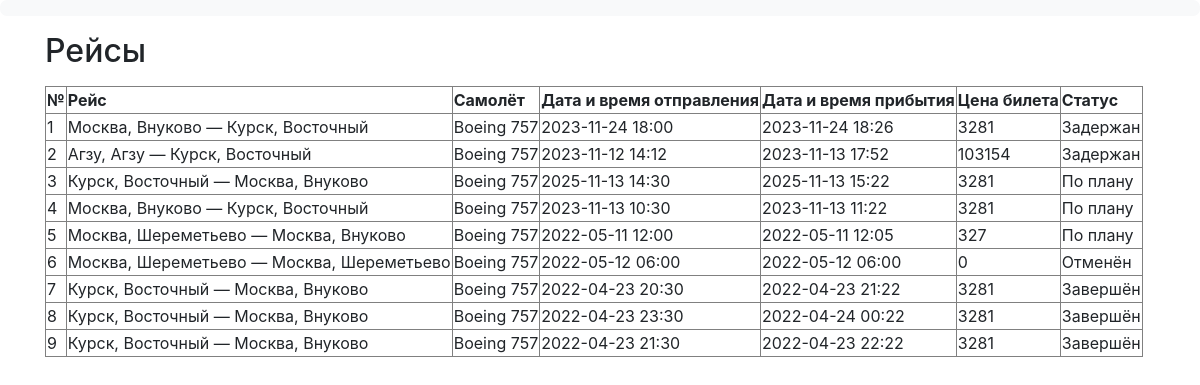
/manager/flights, run on an earlier commit of the app's database.
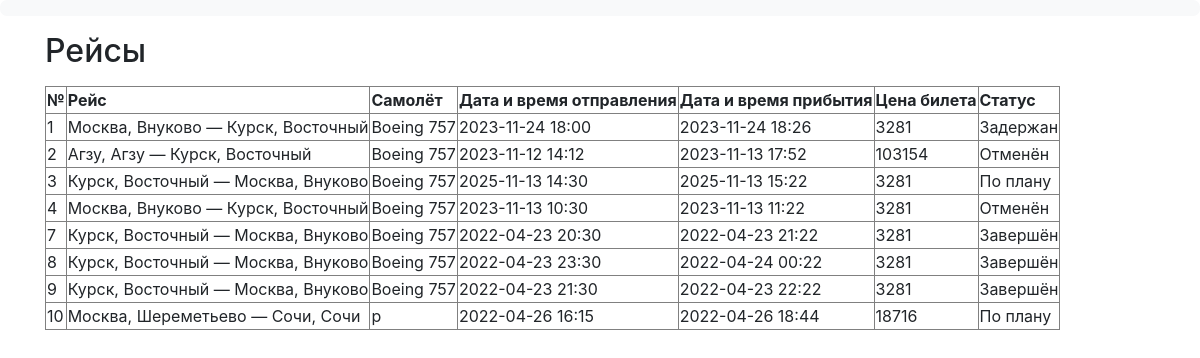
And on a later commit of the database.
### data/flights.py (models this page shows)
class Flight(SqlAlchemyBase):
    __tablename__ = 'Flights'
    id = sa.Column(sa.Integer, primary_key=True, autoincrement=True, unique=True, nullable=False)
    dept_airport_id = sa.Column(sa.Integer, sa.ForeignKey('Airports.id'), nullable=False)
    dest_airport_id = sa.Column(sa.Integer, sa.ForeignKey('Airports.id'), nullable=False)
    plane_id = sa.Column(sa.Integer, sa.ForeignKey('Planes.id'), nullable=False)
    dept_datetime = sa.Column(sa.DateTime, nullable=False)
    dest_datetime = sa.Column(sa.DateTime, nullable=False)
    price = sa.Column(sa.Integer, nullable=False)
    status_id = sa.Column(sa.Integer, sa.ForeignKey('Statuses.id'), nullable=False)

### data/airports.py (models this page shows)
class Airport(SqlAlchemyBase):
    __tablename__ = 'Airports'
    id = sa.Column(sa.Integer, primary_key=True, autoincrement=True, unique=True, nullable=False)
    name = sa.Column(sa.String, nullable=False)
    city = sa.Column(sa.String, nullable=False)

### data/planes.py (models this page shows)
class Plane(SqlAlchemyBase):
    __tablename__ = 'Planes'
    id = sa.Column(sa.Integer, primary_key=True, autoincrement=True, unique=True, nullable=False)
    name = sa.Column(sa.String, unique=True, nullable=False)
    rows_num = sa.Column(sa.Integer, nullable=False)
    columns_num = sa.Column(sa.Integer, nullable=False)
    flight_cost_per_1000_km = sa.Column(sa.Integer, nullable=False)
    average_speed = sa.Column(sa.Integer, nullable=False)

### data/statuses.py (models this page shows)
class Status(SqlAlchemyBase):
    __tablename__ = 'Statuses'
    id = sa.Column(sa.Integer, primary_key=True, autoincrement=True, unique=True, nullable=False)
    name = sa.Column(sa.String, unique=True, nullable=False)

### main.py (the view)
@app.route('/manager/flights', methods=['GET', 'POST'])
def manager_flights():
    db_sess = db_session.create_session()
    update_flights_status()
    return render_template('manager_flights.html',
                           dept_airports=db_sess.query(airports.Airport)
                           .join(flights.Flight, flights.Flight.dept_airport_id == airports.Airport.id),
                           dest_airports=db_sess.query(airports.Airport)
                           .join(flights.Flight, flights.Flight.dest_airport_id == airports.Airport.id),
                           table=db_sess.query(flights.Flight, planes.Plane, statuses.Status).filter(
                               flights.Flight.plane_id == planes.Plane.id,
                               flights.Flight.status_id == statuses.Status.id))

### data/db_session.py (called while the page is built)
def create_session() -> Session:
    global __factory
    return __factory()

### main.py (called while the page is built)
def update_flights_status():
    ZERO_TD = datetime.timedelta(minutes=0)
    BOARDING_TD = datetime.timedelta(minutes=40)
    db_sess = db_session.create_session()
    now = datetime.datetime.now()
    status_query = db_sess.query(statuses.Status)
    for flight, status in db_sess.query(flights.Flight, statuses.Status).filter(
            flights.Flight.status_id == statuses.Status.id).all():
        if status.name in ('Отменён', 'Завершён'):
            continue
        if flight.dest_datetime < now:
            flight.status_id = status_query.filter(statuses.Status.name == 'Завершён').first().id
        elif ZERO_TD < flight.dept_datetime - now < BOARDING_TD:
            flight.status_id = status_query.filter(statuses.Status.name == 'Посадка').first().id
    db_sess.commit()

### templates/manager_flights.html (shortened to what this page needs)
{% extends "base_manager.html" %}
{% block content %}
<p><h2>Рейсы</h2><p>
    <table border="">
        <tr>
            <td><b>№</b></td>
            <td><b>Рейс</b></td>
            <td><b>Самолёт</b></td>
            <td><b>Дата и время отправления</b></td>
            <td><b>Дата и время прибытия</b></td>
            <td><b>Цена билета</b></td>
            <td><b>Статус</b></td>
        </tr>
        {% for flight, plane, status in table.all() %}
        <tr>
            {% set i = loop.index0 %}
            <td>{{ flight.id }}</td>
            <td>{{ dept_airports[i].city }}, {{ dept_airports[i].name }} —
                {{ dest_airports[i].city }}, {{ dest_airports[i].name }}</td>
            <td>{{ plane.name }}</td>
            <td>{{ ':'.join(flight.dept_datetime.__str__().split(':')[:-1]) }}</td>
            <td>{{ ':'.join(flight.dest_datetime.__str__().split(':')[:-1]) }}</td>
            <td>{{ flight.price }}</td>
            <td>{{ status.name }}</td>
        </tr>
        {% endfor %}
    </table>
{% endblock %}

### templates/base_manager.html (shortened to what this page needs)
{% extends "base.html" %}

### templates/base.html (shortened to what this page needs)
<!doctype html>
<html lang="en">
<head>
    <link rel="stylesheet"
          href="https://stackpath.bootstrapcdn.com/bootstrap/4.4.1/css/bootstrap.min.css"
>
</head>
<body>
<header>
    <nav class="navbar navbar-light bg-light">
    </nav>
</header>
<main role="main" class="container">
    {% block content %}{% endblock %}
</main>
</body>
</html>

### templates/base.html (style rules this page uses)
.navbar { margin-left: 0; margin-right: 0; display: flex; justify-content: space-evenly; border-radius: 7px; }

What changed in the data, as far as the page shows it:
removed Flight: id "5", {{ dept_airports[i].city }} "Москва", {{ dept_airports[i].name }} "Шереметьево", {{ dest_airports[i].city }} "Москва", {{ dest_airports[i].name }} "Внуково", name "Boeing 757", dept_datetime "2022-05-11 12:00", dest_datetime "2022-05-11 12:05", price "327", name "По плану"
removed Flight: id "6", {{ dept_airports[i].city }} "Москва", {{ dept_airports[i].name }} "Шереметьево", {{ dest_airports[i].city }} "Москва", {{ dest_airports[i].name }} "Шереметьево", name "Boeing 757", dept_datetime "2022-05-12 06:00", dest_datetime "2022-05-12 06:00", price "0", name "Отменён"
changed Flight id 2: name "Задержан" → "Отменён"
changed Flight id 4: name "По плану" → "Отменён"
added Flight: id "10", {{ dept_airports[i].city }} "Москва", {{ dept_airports[i].name }} "Шереметьево", name "p", dept_datetime "2022-04-26 16:15", dest_datetime "2022-04-26 18:44", price "18716", name "По плану"
now on this page (row unchanged): Airport: city "Сочи", name "Сочи"
